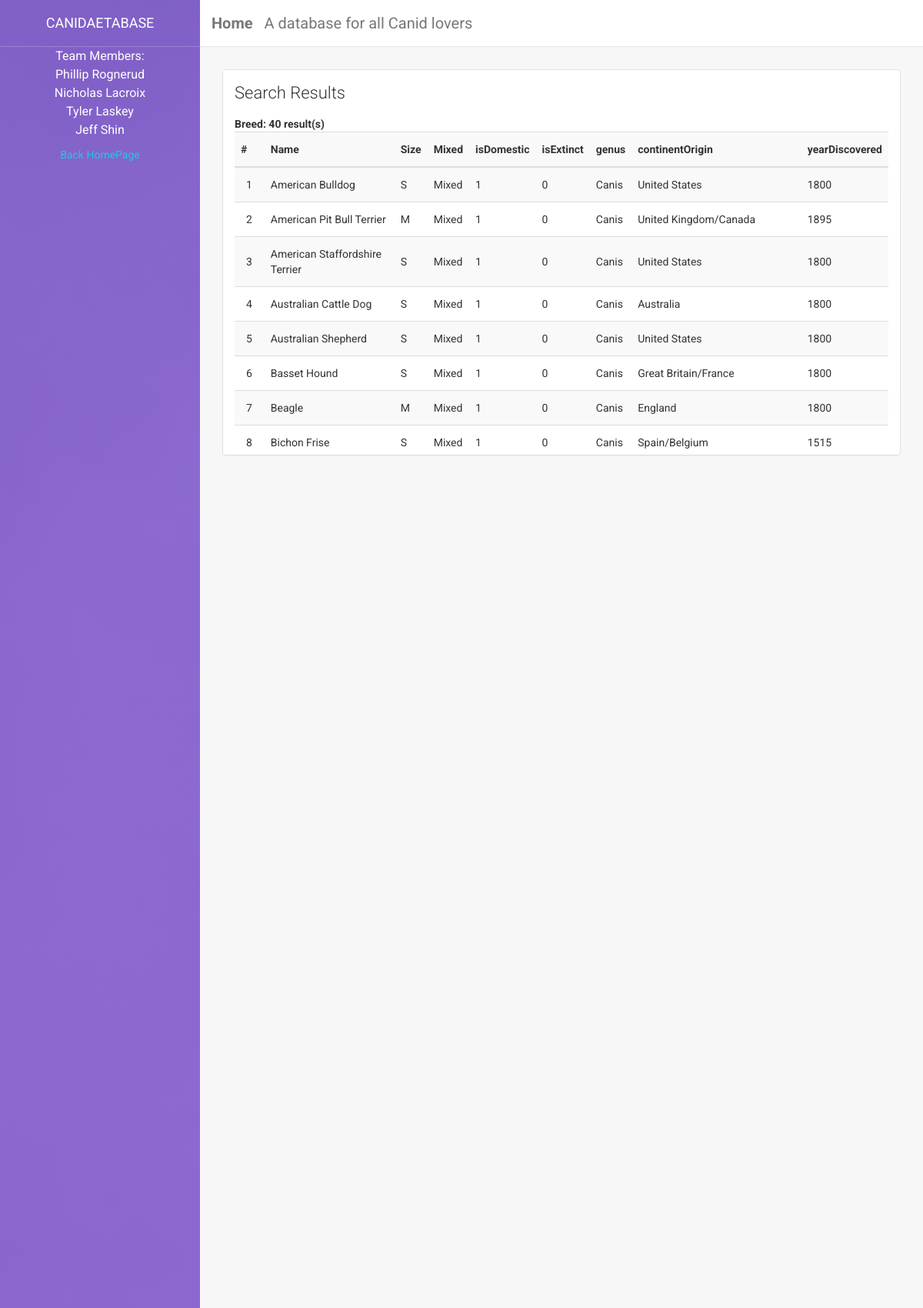
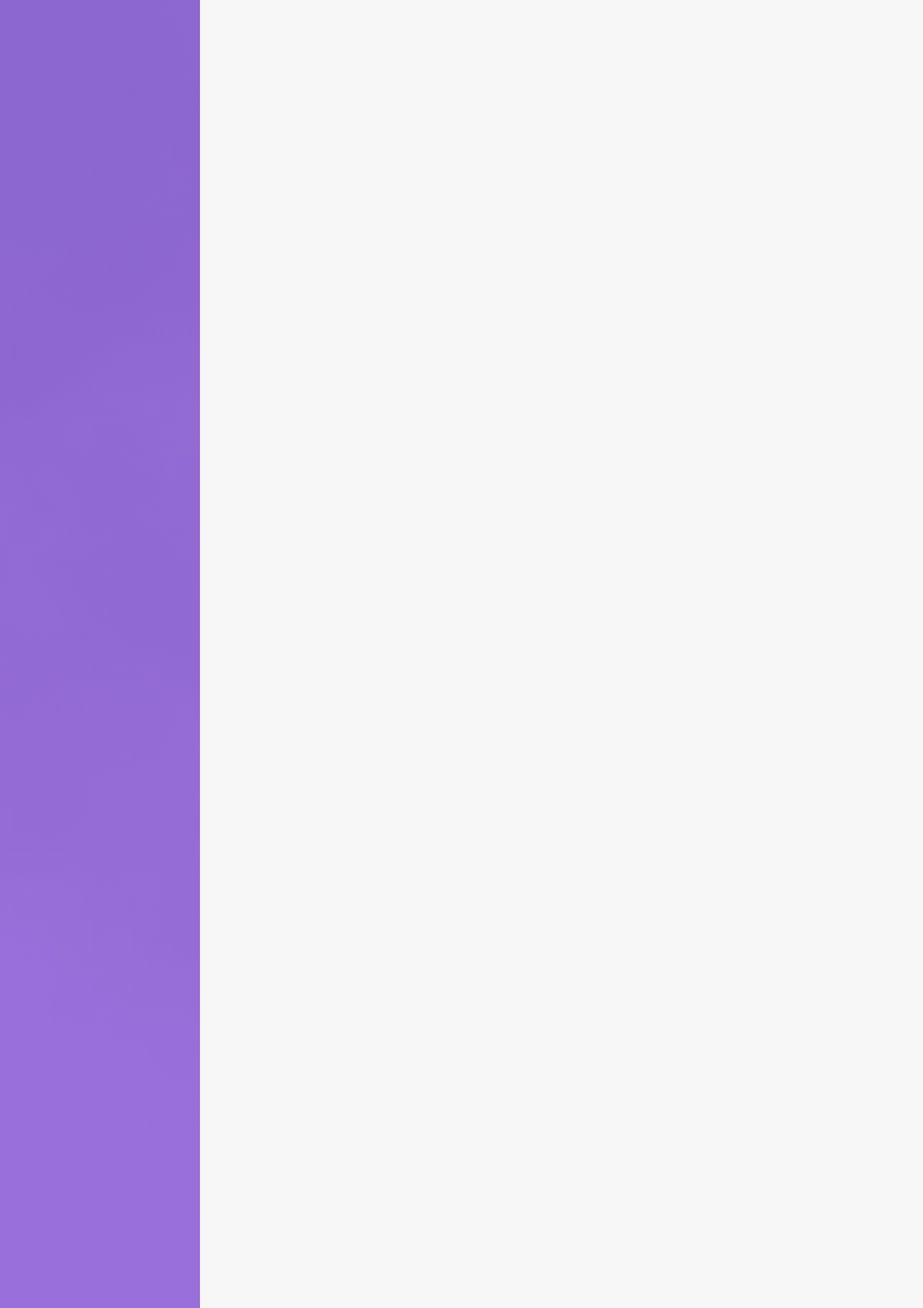
Screenshot of /all.php (upper part) with the database file from the repository (2 pictures, top to bottom).
### tables this page shows
CREATE TABLE `breed` (
  `name` varchar(255) NOT NULL,
  `size` varchar(20) DEFAULT NULL,
  `mixed` varchar(20) DEFAULT NULL,
  `isDomestic` tinyint(4) DEFAULT NULL,
  `isExtinct` tinyint(1) DEFAULT NULL,
  `genus` varchar(255) DEFAULT NULL,
  `continentOrigin` varchar(255) DEFAULT NULL,
  `yearDiscovered` int(11) NOT NULL,
  PRIMARY KEY (`name`)
);

### all.php (the view, shortened to what this page needs)
<!doctype html>
<html lang="en">
<head>
    <link href="assets/css/bootstrap.min.css" rel="stylesheet" />
    <link href="assets/css/animate.min.css" rel="stylesheet"/>
    <link href="assets/css/light-bootstrap-dashboard.css" rel="stylesheet"/>
    <link href="http://maxcdn.bootstrapcdn.com/font-awesome/4.2.0/css/font-awesome.min.css" rel="stylesheet">
    <link href="assets/css/pe-icon-7-stroke.css" rel="stylesheet" />
</head>
<body>
<div class="wrapper">
    <div class="sidebar" data-color="purple" data-image="assets/img/sidebar-5.jpg">
        <div class="sidebar-wrapper">
            <div class="logo">
                <a class="simple-text">
                    Canidaetabase
                </a>
            </div>
            <CENTER>
            <p>
                Team Members:<br/>
                Phillip Rognerud<br/>
                Nicholas Lacroix<br/>
                Tyler Laskey<br/>
                Jeff Shin<br/>
            </p>
            <a href="index.php">Back HomePage</a><br/></CENTER>
        </div>
    </div>
    <div class="main-panel">
        <nav class="navbar navbar-default navbar-fixed">
            <div class="container-fluid">
                <div class="navbar-header">
                    <a class="navbar-brand pull-left" href="index.php"><b>Home</b></a>
                    <a class="navbar-brand">A database for all Canid lovers</a>
                </div>
            </div>
        </nav>
        <div class="content">
            <div class="container-fluid">
                <div class="row">
                    <div class="col-md-8" style="width: 100%;">
                        <div class="card"
                        style="
                            height: 500px;
                            overflow-x: scroll;
                            overflow-y: scroll;">
                            <div class="header">
                                <h4 class="title">Search Results</h4>
                            </div>
                            <div class="content">
                                <?php
$servername = "localhost:3306";
          $username = "root";
            $password = "root";
            $dbname = "cs157a";
            $conn = new mysqli($servername, $username, $password, $dbname);
            if ($conn->connect_error) {
                echo $conn->connect_error;
                die("Connection failed: " . $conn->connect_error);
            } else {
                $sql = "SELECT name, size, mixed, isDomestic, isExtinct,  genus, continentOrigin, yearDiscovered FROM breed";
                $result = $conn->query($sql);
                if ($result->num_rows > 0) {
                    echo "<div><b>Breed: ".$result->num_rows." result(s)</b></div>";
                    echo '<table class="table table-hover table-striped table-sortable">';
                    echo '<th>#</th><th>Name</th><th>Size</th><th>Mixed</th>';
                    echo '<th>isDomestic</th>';
                    echo '<th>isExtinct</th>';
                    echo '<th>genus</th>';
                    echo '<th>continentOrigin</th>';
                    echo '<th>yearDiscovered</th>';
                    echo '<tbody>';
                    $count = 0;
                    while($row = $result->fetch_assoc()) {
                        $count++;
                        echo '<tr>';
                        echo "<td>". $count. "</td>";
                        echo "<td>". $row["name"]. "</td>";
                        echo "<td>". $row["size"]. "</td>";
                        echo "<td>". $row["mixed"]. "</td>";
                        echo "<td>". $row["isDomestic"]. "</td>";
                        echo "<td>". $row["isExtinct"]. "</td>";
                        echo "<td>". $row["genus"]. "</td>";
                        echo "<td>". $row["continentOrigin"]. "</td>";
                        echo "<td>". $row["yearDiscovered"]. "</td>";
                        echo '</tr>';
                    }
                    echo '</tbody>';
                    echo '</table>';
                } else {
                    echo "0 results";
                }
            }
            ?>
                            </div>
                        </div>
                    </div>
                </div>
            </div>
        </div>
    </div>
</div>
</body>
</html>

### rows the page displays
breed: name "American Bulldog", size "S", mixed "Mixed", isDomestic "1", isExtinct "0", genus "Canis", continentOrigin "United States", yearDiscovered "1800"
breed: name "American Pit Bull Terrier", size "M", mixed "Mixed", isDomestic "1", isExtinct "0", genus "Canis", continentOrigin "United Kingdom/Canada", yearDiscovered "1895"
breed: name "American Staffordshire Terrier", size "S", mixed "Mixed", isDomestic "1", isExtinct "0", genus "Canis", continentOrigin "United States", yearDiscovered "1800"
breed: name "Australian Cattle Dog", size "S", mixed "Mixed", isDomestic "1", isExtinct "0", genus "Canis", continentOrigin "Australia", yearDiscovered "1800"
breed: name "Australian Shepherd", size "S", mixed "Mixed", isDomestic "1", isExtinct "0", genus "Canis", continentOrigin "United States", yearDiscovered "1800"
breed: name "Basset Hound", size "S", mixed "Mixed", isDomestic "1", isExtinct "0", genus "Canis", continentOrigin "Great Britain/France", yearDiscovered "1800"
breed: name "Beagle", size "M", mixed "Mixed", isDomestic "1", isExtinct "0", genus "Canis", continentOrigin "England", yearDiscovered "1800"
breed: name "Bichon Frise", size "S", mixed "Mixed", isDomestic "1", isExtinct "0", genus "Canis", continentOrigin "Spain/Belgium", yearDiscovered "1515"

### other values shown
$result->num_rows "40"
